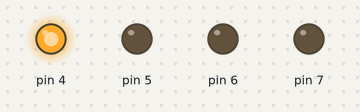
Bench run of a sketch on a simulated Arduino Uno, built with avr-gcc and run on an emulated ATmega328P. On the bench: output pins drawn as LEDs (lit = HIGH).

Above: at 0.05 s.
At 0.65 s:
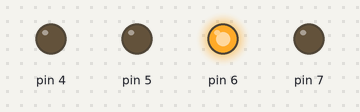
At 1.45 s:
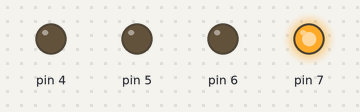
At 2.25 s:
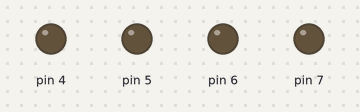
At 2.85 s:
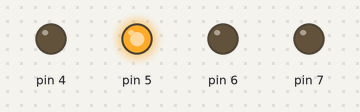
Timing chart, 0 to 3.1 s (numbered marks = the images above):
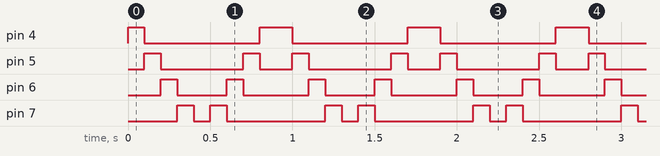

Measured:
- by itself, pin 4: repeats every 0.90 s: LOW 0.70 s, HIGH 0.20 s
- by itself, pin 5: repeats every 0.90 s: LOW 0.50 s, HIGH 0.10 s, LOW 0.20 s, HIGH 0.10 s
- by itself, pin 6: repeats every 0.90 s: LOW 0.30 s, HIGH 0.10 s, LOW 0.40 s, HIGH 0.10 s
- by itself, pin 7: repeats every 0.90 s: LOW 0.10 s, HIGH 0.10 s, LOW 0.60 s, HIGH 0.10 s

The sketch:

Bouncing_4LEDS.ino
```cpp
int t = 100;
void setup() {
  for (int PinNo = 4; PinNo < 8; PinNo++) {
    pinMode(PinNo, OUTPUT);
  }
}
void loop() {
  for (int PinNo = 4; PinNo < 8; PinNo++) {
    digitalWrite(PinNo, HIGH);
    delay(t);
    digitalWrite(PinNo, LOW);
  }
  for (int PinNo = 8; PinNo >= 4; PinNo--) {
    digitalWrite(PinNo, HIGH);
    delay(t);
    digitalWrite(PinNo, LOW);
  }
}
```
